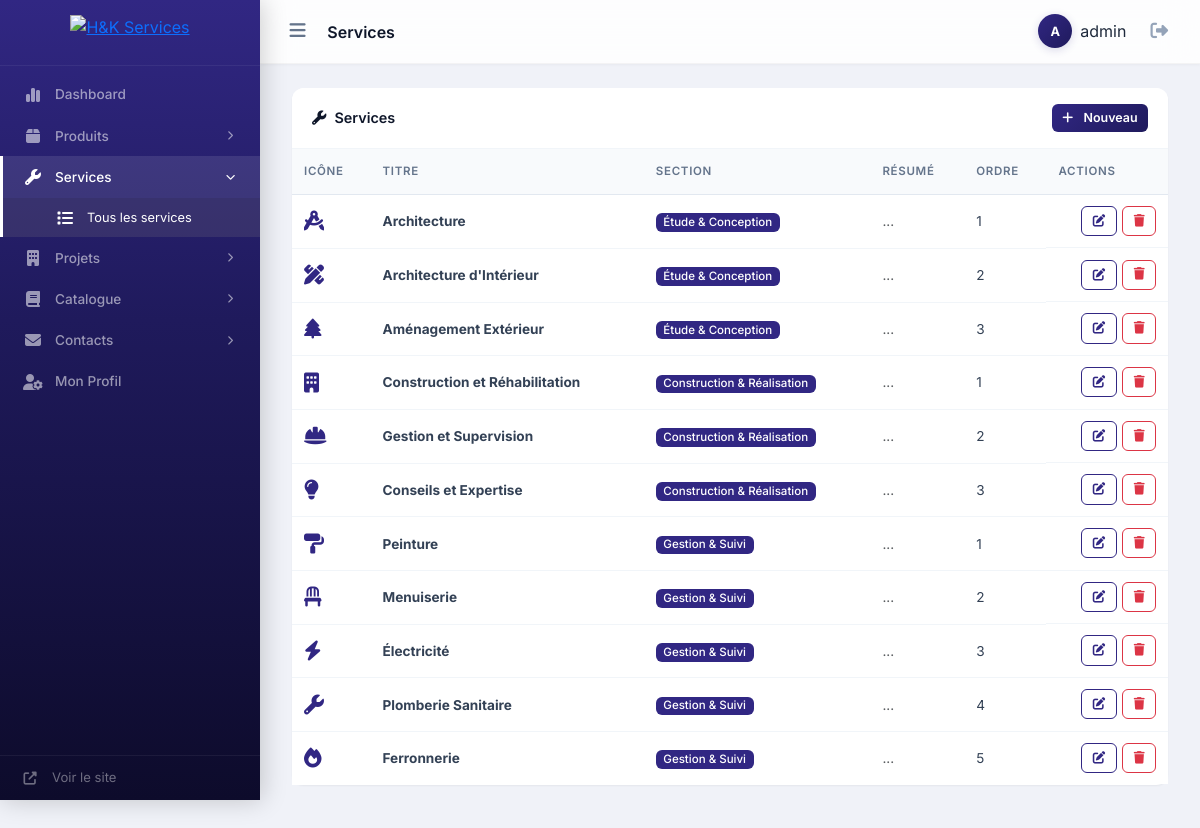
The page /admin/services/index.php (signed in) on the database its author committed.
### tables this page shows
CREATE TABLE `services` (
  `id` int(11) NOT NULL AUTO_INCREMENT,
  `title` varchar(255) NOT NULL,
  `slug` varchar(255) NOT NULL,
  `icon` varchar(100) DEFAULT 'fas fa-tools',
  `description` text DEFAULT NULL,
  `section` enum('etude','construction','gestion') NOT NULL DEFAULT 'construction',
  `order_index` int(11) DEFAULT 0,
  `active` tinyint(1) DEFAULT 1,
  `created_at` datetime DEFAULT current_timestamp(),
  `updated_at` datetime DEFAULT current_timestamp() ON UPDATE current_timestamp(),
  PRIMARY KEY (`id`),
  UNIQUE KEY `slug` (`slug`)
);

### includes/helpers.php (called while the page is built, shortened)
<?php
function sanitize($input): string {
    return htmlspecialchars(trim((string)$input), ENT_QUOTES, 'UTF-8');
}

### admin/services/index.php (the view, shortened to what this page needs)
<?php
require_once __DIR__ . '/../partials/header.php';
$db = getDB();
$sections = ['etude' => 'Étude & Conception', 'construction' => 'Construction & Réalisation', 'gestion' => 'Gestion & Suivi'];
$allServices = $db->query("SELECT * FROM services WHERE active=1 ORDER BY field(section,'etude','construction','gestion'), order_index ASC")->fetchAll();
$services = [];
foreach ($allServices as $s) {
    $services[$s['section']][] = $s;
}
?>
<div class="card">
    <div class="card-header d-flex justify-content-between align-items-center">
        <span><i class="fas fa-wrench me-2"></i>Services</span>
        <button class="btn btn-brand btn-sm" data-bs-toggle="modal" data-bs-target="#createModal"><i class="fas fa-plus me-1"></i>Nouveau</button>
    </div>
    <div class="card-body p-0">
        <div class="table-responsive">
            <table class="table table-hover mb-0">
                <thead><tr><th>Icône</th><th>Titre</th><th>Section</th><th>Résumé</th><th>Ordre</th><th>Actions</th></tr></thead>
                <tbody>
                    <?php foreach ($sections as $key => $label):
                    $sectionServices = $services[$key] ?? [];
                    foreach ($sectionServices as $s): ?>
                    <tr>
                        <td class="fs-5" style="color:#312783"><i class="fas fa-<?= sanitize($s['icon']) ?>"></i></td>
                        <td><strong><?= sanitize($s['title']) ?></strong></td>
                        <td><span class="badge bg-brand"><?= $label ?></span></td>
                        <td class="text-muted small"><?= mb_substr(strip_tags($s['summary'] ?? ''), 0, 60) ?>...</td>
                        <td><?= $s['order_index'] ?></td>
                        <td class="table-actions">
                            <button class="btn btn-sm btn-outline-brand" data-bs-toggle="modal" data-bs-target="#editModal<?= $s['id'] ?>"><i class="fas fa-edit"></i></button>
                            <a href="delete.php?id=<?= $s['id'] ?>" class="btn btn-sm btn-outline-danger btn-confirm-delete"><i class="fas fa-trash"></i></a>
                        </td>
                    </tr>
                    <?php endforeach; endforeach; ?>
                </tbody>
            </table>
        </div>
    </div>
</div>
<?php require_once __DIR__ . '/../partials/footer.php'; ?>

### admin/assets/admin.css (style rules this page uses)
:root { --brand: #312783; --brand-dark: #1f1a5c; --brand-deeper: #0d0b2b; --brand-light: #e8e6f7; --brand-glow: rgba(49, 39, 131, .18); --sidebar-w: 260px; --sidebar-collapsed-w: 68px; --topbar-h: 64px; --radius: 12px; --radius-sm: 8px; --radius-xs: 6px; --shadow-sm: 0 1px 2px rgba(0,0,0,.05); --shadow-md: 0 4px 12px rgba(0,0,0,.07); --shadow-lg: 0 12px 40px rgba(0,0,0,.1); --transition: .25s cubic-bezier(.4,0,.2,1); }
*, *::before, *::after { box-sizing: border-box; }
body { font-family: 'Inter', -apple-system, BlinkMacSystemFont, sans-serif; background: #f0f2f8; overflow-x: hidden; color: #1e293b; -webkit-font-smoothing: antialiased; }
.card { border: none; border-radius: var(--radius); box-shadow: var(--shadow-sm); margin-bottom: 1.5rem; transition: box-shadow var(--transition), transform .2s; }
.card-header { background: #fff; border-bottom: 1px solid #f1f5f9; padding: 1rem 1.25rem; font-weight: 600; font-size: .9rem; color: #0f172a; border-radius: var(--radius) var(--radius) 0 0 !important; }
.card-body { padding: 1.25rem; }
.table { margin-bottom: 0; }
.table th { font-weight: 600; font-size: .72rem; text-transform: uppercase; letter-spacing: .06em; color: #64748b; border-bottom: 1px solid #e2e8f0; padding: .85rem .75rem; background: #f8fafc; white-space: nowrap; }
.table td { vertical-align: middle; font-size: .85rem; padding: .7rem .75rem; color: #334155; border-bottom: 1px solid #f1f5f9; }
.table tbody tr { transition: background .15s; }
.table tbody tr:last-child td { border-bottom: none; }
.table-actions { white-space: nowrap; gap: .35rem; display: flex; justify-content: flex-end; }
.btn-brand { background: linear-gradient(135deg, var(--brand), var(--brand-dark)); color: #fff; border: none; border-radius: var(--radius-sm); padding: .55rem 1.25rem; font-weight: 600; font-size: .85rem; font-family: 'Inter', sans-serif; transition: all .2s; cursor: pointer; display: inline-flex; align-items: center; gap: .4rem; }
.btn-outline-brand { color: var(--brand); border: 1.5px solid var(--brand); border-radius: var(--radius-sm); font-weight: 600; font-size: .8rem; padding: .4rem .85rem; transition: all .2s; text-decoration: none; display: inline-flex; align-items: center; gap: .35rem; background: transparent; cursor: pointer; font-family: 'Inter', sans-serif; }
.btn-sm { border-radius: var(--radius-xs); padding: .3rem .65rem; font-size: .78rem; }
.badge { font-weight: 500; font-size: .72rem; padding: .3em .65em; border-radius: 6px; }
.bg-brand { background: var(--brand) !important; }

### rows shown on the page
services: title "Architecture", label "Étude & Conception", order_index "1"
services: title "Architecture d'Intérieur", label "Étude & Conception", order_index "2"
services: title "Aménagement Extérieur", label "Étude & Conception", order_index "3"
services: title "Construction et Réhabilitation", label "Construction & Réalisation", order_index "1"
services: title "Gestion et Supervision", label "Construction & Réalisation", order_index "2"
services: title "Conseils et Expertise", label "Construction & Réalisation", order_index "3"
services: title "Peinture", label "Gestion & Suivi", order_index "1"
services: title "Menuiserie", label "Gestion & Suivi", order_index "2"
services: title "Électricité", label "Gestion & Suivi", order_index "3"
services: title "Plomberie Sanitaire", label "Gestion & Suivi", order_index "4"
services: title "Ferronnerie", label "Gestion & Suivi", order_index "5"

### other values the page prints
$pageTitle "Services"
substr(adminName(), 0, 1) "A"
adminName() "admin"
